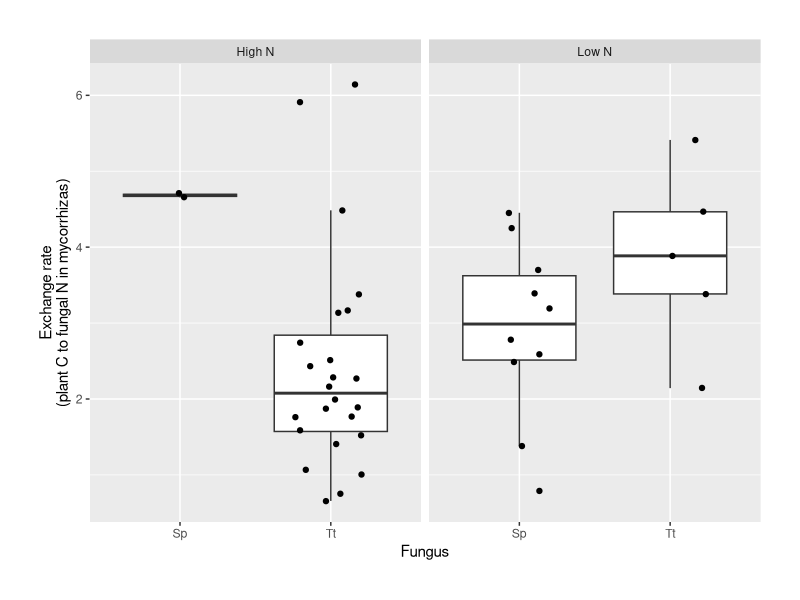
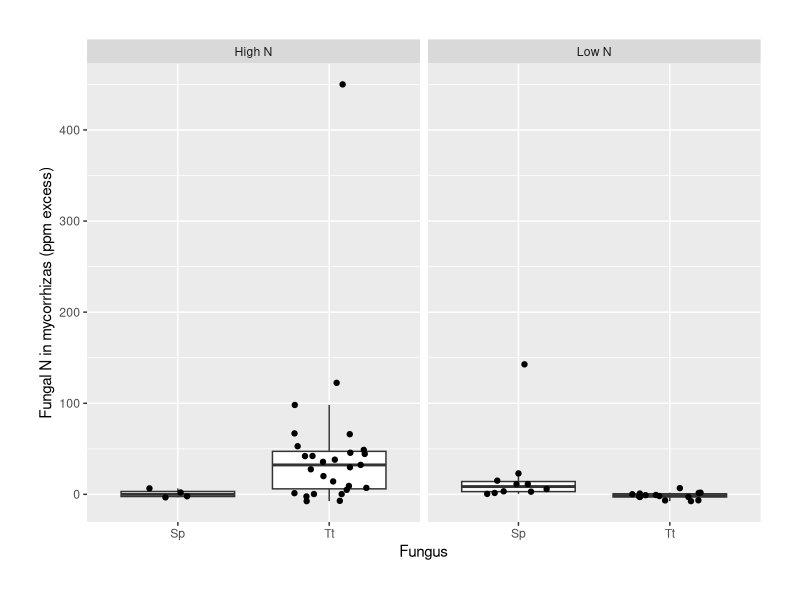
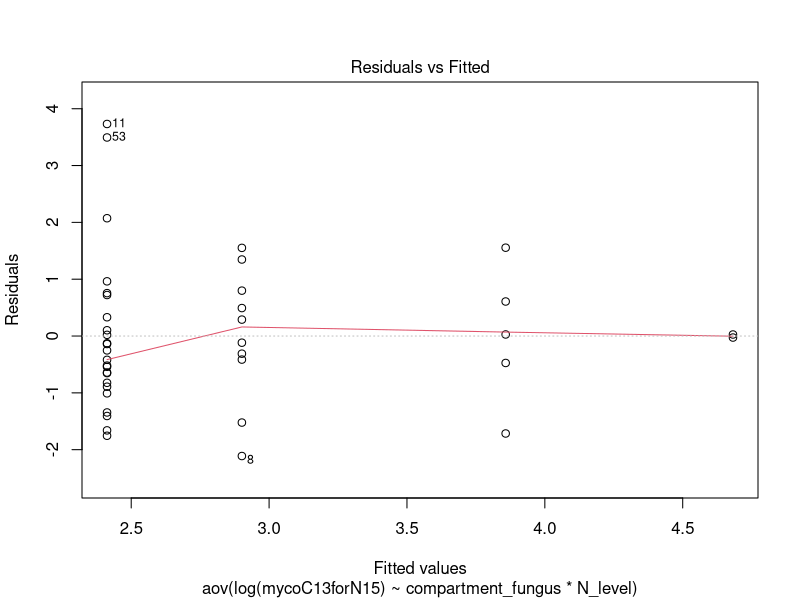
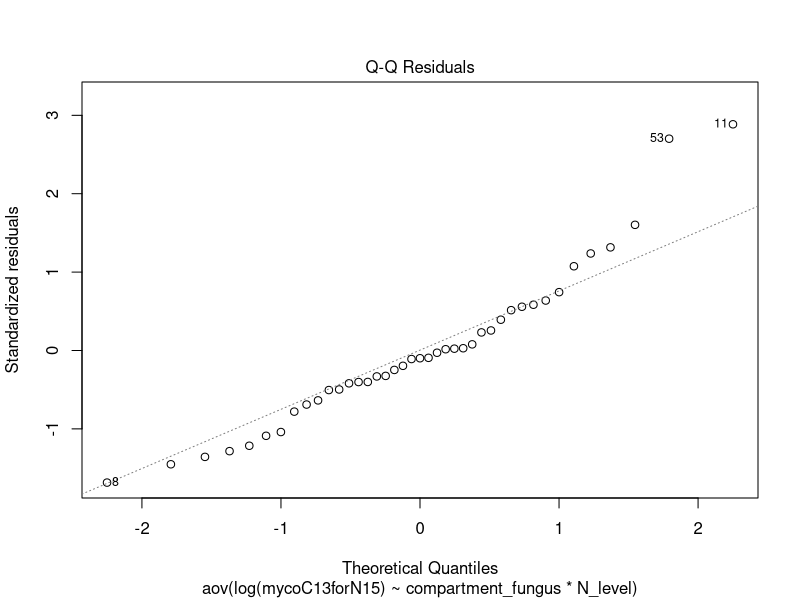
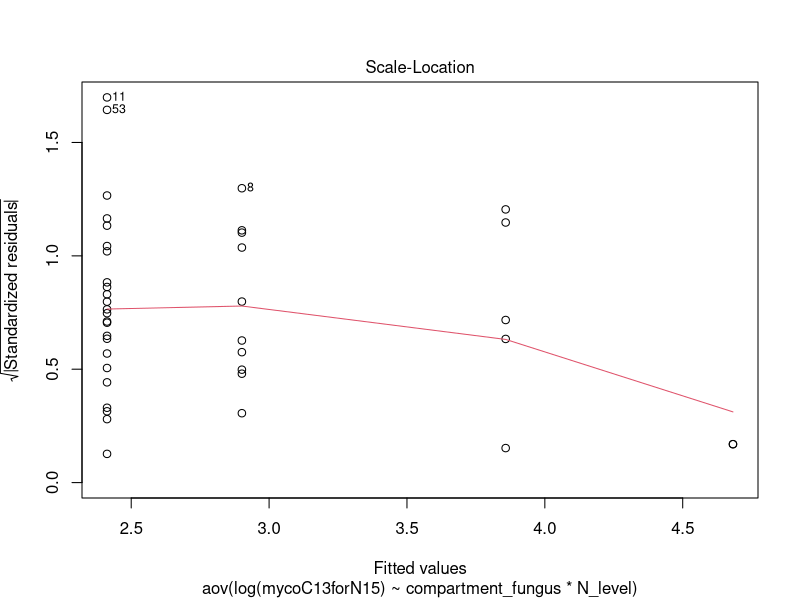
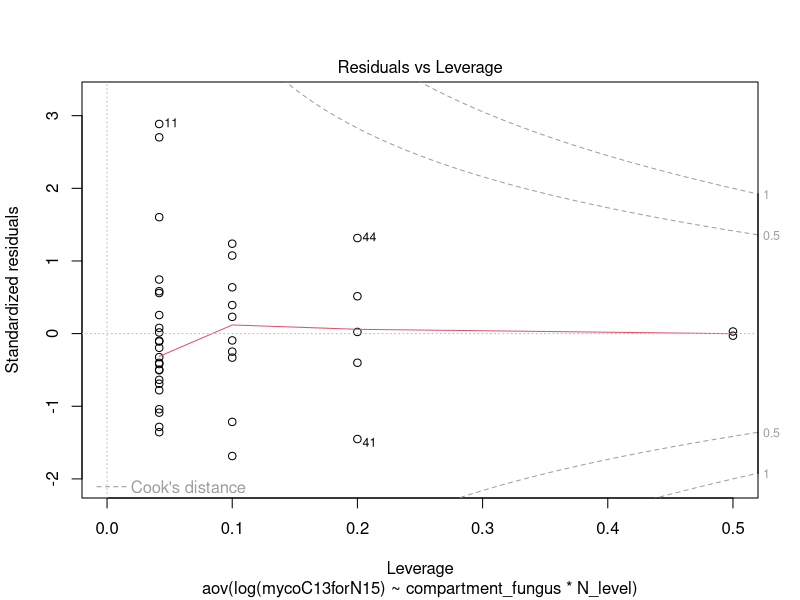

Generate these figures, in order, with R: (Note: this script raises an error after producing the figures.)
# 7 - FC_isotopes_lme_C_for_N_exchange_rate
# June 2020
# Using an LME framework to more rigorously calculate how C for N 
# exchange rates varied in this experiment.

setwd("~/Documents/2018-2019/Fungal competition/fungal-competition2019/")

# Load required packages
require(cowplot)
require(tidyverse)
require(lmerTest)

# Loading required data
forN = read_csv("./FCdata/isotope_and_plant_metadata_FOR_N_ANALYSES_and_exchange_rates.csv")
exchangerates = subset(forN, compartment_fungus != "MIXED")
# together = read_csv("./FCdata/isotope_and_plant_metadata_with_competition_coded_clearly.csv")
# exchangerates = subset(together, received15N == "Y" & Batch != "NA" & mycorrhizas.APE13C != "NA" & mycorrhizas.APE15N != "NA")
# 
# # Constants
# 
# forcefactor = -min(exchangerates$mycorrhizas.APE15N) + 0.000001 # need to coerce small negative N enrichment values to a near-zero value compatible with ratios and log transformation
# myoutliers = c(6032, 6090) # just outlandishly high C for N ratios; >= 1 order of magnitude greater than other values
# 
# ### Preparing data and calculations ###
# 
# exchangerates$forced.mycorrhizas.APE15N = exchangerates$mycorrhizas.APE15N + forcefactor
# exchangerates$forced.mycorrhizas.ppm15N = exchangerates$forced.mycorrhizas.APE15N * 10^4
#  
# exchangerates$forced.mycoC13forN15 = exchangerates$mycorrhizas.APE13C/exchangerates$forced.mycorrhizas.APE15N

# toexamine = exchangerates[exchangerates$Plant %in% myoutliers,]
# 
# toexamine$mycorrhizas.APE13C
# toexamine$mycorrhizas.APE15N # Okay, both of these
# had the same APE value, because (looking back at
# original UCSC data) they had the same d15N: 3.86.

# exchangerates_withoutliers = exchangerates

# exchangerates_nooutliers = exchangerates[!exchangerates$Plant %in% myoutliers,]

# mymax = max(exchangerates_nooutliers$forced.mycoC13forN15)
# outlierfudgefactor = mymax

# I know the fungi were getting a lot of 13C for very little 15N
# in these outliers.
# The ratio makes them artificially high values.
# Let's coerce them to the maximum value observed in other samples,
# since I think their value ("high") is still scientifically meaningful, even
# though the absolute ratio is too large to analyze.

# exchangerates$forced.mycoC13forN15[exchangerates$Plant %in% myoutliers] = outlierfudgefactor
# exchangerates$Batch = as.factor(exchangerates$Batch)

#### Did the fungi get different exchange rates at diff N levels? ####

CforN.full = lmer(log(mycoC13forN15) ~ compartment_fungus*versus*N_level + (1|Batch), 
                  data = exchangerates) # fixed-effect model matrix is rank deficient so dropping 3 columns/coefficients

anova(CforN.full) # Compartment fungus is marginally significant (p = 0.077),
# while the interaction between that and the N level is highly significant.

# Note: I tried this same test using "competition treatment"
# instead of "versus," reasoning that maybe a fungus has a 
# fundamentally different experience if it is competing
# with a heterospecific competitor... but indeed, that version
# (with competition treatment instead of straight up competitor identity)
# was qualitatively the same -- competition treatment may even be less significant than versus.

### Plot exchange rates (plant C to fungal N) in mycorrhizas ###
labels = c(High = "High N", Low = "Low N")

ggplot(data = exchangerates) +
  geom_boxplot(outlier.alpha = 0,
               aes(x = compartment_fungus, y = log(mycoC13forN15))) +
  geom_jitter(aes(x = compartment_fungus, y = log(mycoC13forN15)),
              width = 0.25) +
  facet_grid(. ~ N_level, labeller = labeller(N_level = labels)) +
  ylab("Exchange rate\n(plant C to fungal N in mycorrhizas)") +
  theme(plot.margin = unit(c(1,1,1,1), "cm")) +
  xlab("Fungus")


### How does N provisioning vary by fungus and N level? ###

justN.full = lmer(log(mycoN15ppmexcess) ~ compartment_fungus*versus*N_level + (1|Batch), 
                  data = exchangerates)

anova(justN.full) # only compartment_fungus:N_level is significant.
# Nothing else even marginal.

labels = c(High = "High N", Low = "Low N")

ggplot(data = exchangerates) +
  geom_boxplot(outlier.alpha = 0,
               aes(x = compartment_fungus, y = (mycoN15ppmexcess))) +
  geom_jitter(aes(x = compartment_fungus, y = (mycoN15ppmexcess)),
              width = 0.25) +
  facet_grid(. ~ N_level, labeller = labeller(N_level = labels)) +
  ylab("Fungal N in mycorrhizas (ppm excess)") +
  theme(plot.margin = unit(c(1,1,1,1), "cm")) +
  xlab("Fungus")

### Old stuff ###
# Oh man, these only are true if I exclude the outliers:
annotations = data.frame(x = c((1:2), (1:2)),
                         y = c(5.5, 4, 4, 5.5),
                         N_level = c(rep("High", 2), rep("Low", 2)),
                         labs = c("a", "b", "b", "ab"))

exchangerate_plot = ggplot(data = exchangerates) +
  geom_boxplot(outlier.alpha = 0,
               aes(x = compartment_fungus, 
                   y = log(mycoC13forN15))) + 
  geom_jitter(aes(x = compartment_fungus,
                  y = log(mycoC13forN15)),
              width = 0.25) +
  facet_grid(. ~ N_level, labeller = labeller(N_level = labels)) +
  xlab("Fungus receiving nitrogen label") +
  ylab(bquote(atop("Log exchange rate", "("^13*"C to "^15*"N excess in mycorrhizas)"))) +
  geom_text(data = annotations, aes(x, y, label = labs))


exchangerate_test = aov(log(mycoC13forN15) ~ compartment_fungus*N_level, data = exchangerates)
plot(exchangerate_test) #blech

# 25 and 15 look like real outliers.
# These are 6055 and 6031.
# Okay, but removing those, now 18, 22, and 24 are problems
# These are 6043, 6050, 6064 # Haha okay now all the suillus high N are gone.
# Sticking with only removing the crazy outliers
# that were >2 orders of magnitude removed from
# the median rest of the data. (e.g. >1000 ratio values)

# Definitely not quite normal, but anova is pretty robust to that.
exchangerate_test_lm = lm(log(mycoC13forN15) ~ compartment_fungus*N_level, data = exchangerates)
exchangerate_test_orderflipped = aov(log(mycoC13forN15) ~ N_level*compartment_fungus, data = exchangerates)

summary(exchangerate_test) # significant interaction.
summary(exchangerate_test_orderflipped) # Same result as when I put comp fungus first. Interaction sinificant.
summary(exchangerate_test_lm) # everything's significant if I just use lm

TukeyHSD(exchangerate_test)

median(exchangerates$mycoC13forN15[exchangerates$compartment_fungus == "Sp" & exchangerates$N_level == "High"])
median(exchangerates$mycoC13forN15[exchangerates$compartment_fungus == "Tt" & exchangerates$N_level == "High"])


exchangerate_tukey = TukeyHSD(exchangerate_test)
write.csv(exchangerate_tukey$N_level, "Statistical_tables/exchangerate_Tukey_output_Nlevel.csv")
write.csv(exchangerate_tukey$compartment_fungus, "Statistical_tables/exchangerate_Tukey_output_fungus.csv")
write.csv(exchangerate_tukey$`compartment_fungus:N_level`, "Statistical_tables/exchangerate_Tukey_output_Nlevel-Fungus.csv")

# pdf("plots/exchange_rate_boxplot_nooutliers.pdf", width = 7, height = 5)
# exchangerate_plot
# dev.off()

save_plot("plots/MAIN_Exchange_rate_boxplot_by_fungus.pdf", exchangerate_plot)


pdf("plots/exchange_rate_boxplot_fortalk.pdf", width = 8, height = 4)
exchangerate_plot
dev.off()

save_plot("plots/MAIN_Exchange_rate_boxplot_by_fungus.pdf", 
          exchangerate_plot,
          base_aspect_ratio = 1.4)


tx = with(exchangerates, interaction(N_level, compartment_fungus))

forlabels = aov(log(mycoC13forN15) ~ tx, data = exchangerates)
mylabels = HSD.test(forlabels, "tx", group = TRUE)

#### Exchange rates by competition treatment ####

exchangerates$competition_treatment = numeric(nrow(exchangerates))
for (i in 1:nrow(exchangerates)) {
  if (exchangerates$Fungi[i] == "Sp/None" |
      exchangerates$Fungi[i] == "Tt/None" |
      exchangerates$Fungi[i] == "THETE") {
    exchangerates$competition_treatment[i] = "None"
  } else if (exchangerates$Fungi[i] == "Sp/Sp" | exchangerates$Fungi[i] == "Tt/Tt") {
    exchangerates$competition_treatment[i] = "Self"
  } else if (exchangerates$Fungi[i] == "MIXED/THETE" | 
             exchangerates$Fungi[i] == "MIXED/SUIPU" |
             exchangerates$Fungi[i] == "Tt/Sp") {
    exchangerates$competition_treatment[i] = "Other"
  }
}

onlyTt = subset(exchangerates, compartment_fungus == "Tt")

competition_exchangerate_plot = ggplot(data = exchangerates) +
  geom_boxplot(outlier.alpha = 0,
               aes(x = competition_treatment,
                   y = log(mycoC13forN15))) +
  geom_jitter(width = 0.20,
              aes(x = competition_treatment,
                  y = log(mycoC13forN15),
                  shape = compartment_fungus)) +
  scale_shape_manual(values = c(17, 15),
                     name = "Fungus") +
  facet_grid(. ~ N_level, labeller = labeller(N_level = labels)) +
  xlab("Competition treatment") +
  ylab(bquote(atop("Log exchange rate", "("^13*"C to "^15*"N excess in mycorrhizas)")))

save_plot("plots/MAIN_Competition_and_N_treatment_exchange_rate_plot.pdf",
          competition_exchangerate_plot,
          base_aspect_ratio = 1.4)

exchangeratebycomp = aov(log(mycoC13forN15) ~ competition_treatment*N_level, data = exchangerates)
plot(exchangeratebycomp)
summary(exchangeratebycomp)

allfactorsexchangerate = lm(log(mycoC13forN15) ~ competition_treatment*N_level*compartment_fungus, data = exchangerates)
plot(allfactorsexchangerate)
summary(allfactorsexchangerate)

justhighN = subset(exchangerates, N_level == "High")
Nanova = aov(log(mycoC13forN15) ~ competition_treatment, data = justhighN)
plot(Nanova)
summary(Nanova)

onlyTt_selfvsother = subset(onlyTt, competition_treatment != "None")
onlyTt_selfvsother$competition_treatment = as.factor(onlyTt_selfvsother$competition_treatment)

require(ggsignif)

seginfo = data.frame(x = 0.9, 
                     xend = 2.1,
                     y = 5.3, 
                     yend = 5.3, 
                     color = "black",
                     N_level = "High")

starinfo = data.frame(x = c((1.5), (1.5)),
                      y = c(5.7, 5.7),
                      N_level = c(rep("High", 1), rep("Low", 1)),
                      labs = c(".", ""))



onlyTt_selfvsother_plot = ggplot(data = onlyTt_selfvsother) +
  geom_boxplot(outlier.alpha = 0,
               aes(x = competition_treatment,
                   y = log(mycoC13forN15))) +
  geom_jitter(width = 0.25,
              aes(x = competition_treatment,
                  y = log(mycoC13forN15))) +
  facet_grid(. ~ N_level, labeller = labeller(N_level = labels)) +
  geom_segment(data=seginfo,
               aes(x=x,y=y,yend=yend,xend=xend),inherit.aes=FALSE) +
  geom_text(data = starinfo, aes(x, y, label = labs), size = 8) +
  xlab("Competition treatment") +
  theme(plot.margin = unit(c(1,1,0.5,0.5), "cm")) +
  ylab(bquote(atop("Log exchange rate: Tt", "("^13*"C to "^15*"N excess in mycorrhizas)")))

pdf("plots/MAIN_Thelephora_self_vs_other_t_test_plot_fortalk.pdf", width = 8, height = 4)
onlyTt_selfvsother_plot
